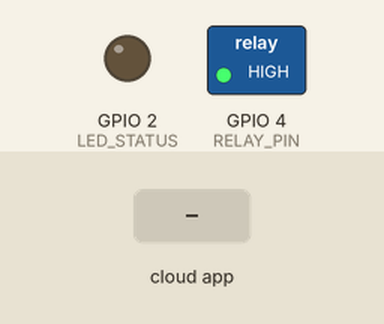
Recording of a sketch running on a simulated ESP32. Shown: switched loads named in the sketch (green lamp = pin HIGH), output pins drawn as LEDs (lit = HIGH). The test bench sets the inputs (shaded band). WiFi joins after 1.5 s; servers stay silent unless stated; no MQTT or app messages arrive unless stated; what the sketch prints to the serial monitor is not drawn.

Above: at 3.2 s.
3.3 s: the phone or cloud app sets bulb-control to ON
At 3.7 s:
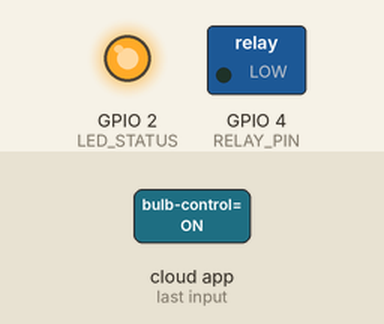
6.3 s: the phone or cloud app sets bulb-control to OFF
At 6.8 s:
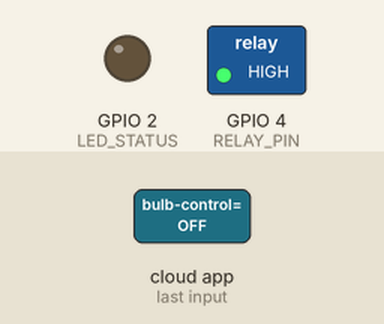
Timing chart, 0 to 9.3 s (numbered marks = the images above; inputs shaded):
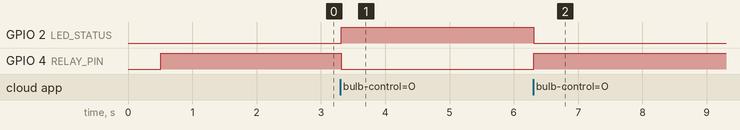

The sketch:

Task_03_IFTTT_Voice_Automation.ino
```cpp
/*
 * ======================================================================================
 * Task 03: IFTTT Voice Automation & Cloud Webhook Integration
 * Project: IoT & Embedded Systems Lab Manual
 * Author: Sai Sanjay R
 * Hardware: ESP32 DevKit V1, 5V Optocoupled Relay Module, AC Lamp
 * Description: Integrates Google Assistant voice triggers via IFTTT and Adafruit IO MQTT.
 * ======================================================================================
 */

#include <WiFi.h>
#include <WiFiClient.h>
#include "Adafruit_MQTT.h"
#include "Adafruit_MQTT_Client.h"

// Wi-Fi Configuration
#define WIFI_SSID       "YOUR_WIFI_SSID"
#define WIFI_PASS       "YOUR_WIFI_PASSWORD"

// Adafruit IO Broker Credentials
#define AIO_SERVER      "io.adafruit.com"
#define AIO_SERVERPORT  1883
#define AIO_USERNAME    "Sai__0077"
#define AIO_KEY         "YOUR_ADAFRUIT_AIO_KEY"

// Hardware Pin Assignment
const int RELAY_PIN = 4;
const int LED_STATUS = 2;

// Active-LOW relay logic definitions
#define RELAY_ACTIVE    LOW
#define RELAY_INACTIVE  HIGH

WiFiClient client;
Adafruit_MQTT_Client mqtt(&client, AIO_SERVER, AIO_SERVERPORT, AIO_USERNAME, AIO_KEY);

// MQTT Subscription to Adafruit IO feed updated by IFTTT Applet
Adafruit_MQTT_Subscribe voiceFeed = Adafruit_MQTT_Subscribe(&mqtt, AIO_USERNAME "/feeds/bulb-control");

void connectWiFi();
void connectMQTT();

void setup() {
  Serial.begin(115200);
  delay(500);

  Serial.println("\n=======================================================");
  Serial.println("  Task 03: IFTTT Voice Automation (Google Assistant)  ");
  Serial.println("=======================================================");

  pinMode(RELAY_PIN, OUTPUT);
  pinMode(LED_STATUS, OUTPUT);
  digitalWrite(RELAY_PIN, RELAY_INACTIVE);
  digitalWrite(LED_STATUS, LOW);

  connectWiFi();

  // Register subscription for incoming voice commands relayed through IFTTT
  mqtt.subscribe(&voiceFeed);

  connectMQTT();
  Serial.println("[READY] Listening for voice commands via IFTTT & Adafruit IO...");
}

void loop() {
  connectMQTT();

  Adafruit_MQTT_Subscribe *subscription;
  while ((subscription = mqtt.readSubscription(4000))) {
    if (subscription == &voiceFeed) {
      char *voiceCommand = (char *)voiceFeed.lastread;
      unsigned long rxTime = millis();

      Serial.println("\n------------------------------------------------");
      Serial.print("[VOICE TRIGGER RECEIVED] Value: ");
      Serial.println(voiceCommand);
      Serial.print("[TIMESTAMP] ESP32 Millis: ");
      Serial.println(rxTime);

      // Normalize string matching
      if (strcasecmp(voiceCommand, "ON") == 0 || strcmp(voiceCommand, "1") == 0) {
        digitalWrite(RELAY_PIN, RELAY_ACTIVE);
        digitalWrite(LED_STATUS, HIGH);
        Serial.println("[STATUS] Voice command parsed -> Lamp Powered ON");
      }
      else if (strcasecmp(voiceCommand, "OFF") == 0 || strcmp(voiceCommand, "0") == 0) {
        digitalWrite(RELAY_PIN, RELAY_INACTIVE);
        digitalWrite(LED_STATUS, LOW);
        Serial.println("[STATUS] Voice command parsed -> Lamp Powered OFF");
      }
      Serial.println("------------------------------------------------\n");
    }
  }

  if (!mqtt.ping()) {
    mqtt.disconnect();
  }
}

void connectWiFi() {
  Serial.print("[WIFI] Connecting to ");
  Serial.println(WIFI_SSID);
  WiFi.mode(WIFI_STA);
  WiFi.begin(WIFI_SSID, WIFI_PASS);

  while (WiFi.status() != WL_CONNECTED) {
    delay(500);
    Serial.print(".");
  }
  Serial.println("\n[WIFI] Connected! IP: " + WiFi.localIP().toString());
}

void connectMQTT() {
  int8_t ret;
  if (mqtt.connected()) return;

  Serial.print("[MQTT] Connecting to Adafruit IO... ");
  uint8_t retries = 3;
  while ((ret = mqtt.connect()) != 0) {
    Serial.println(mqtt.connectErrorString(ret));
    Serial.println("[MQTT] Retrying in 5 seconds...");
    mqtt.disconnect();
    delay(5000);
    retries--;
    if (retries == 0) while (1);
  }
  Serial.println("[MQTT] Connected successfully!");
}
```

Measured:
- after the input at 3.3 s, GPIO 2 (LED_STATUS): LOW → HIGH at once; GPIO 4 (RELAY_PIN): HIGH → LOW at once
- after the input at 6.3 s, GPIO 2 (LED_STATUS): HIGH → LOW at once; GPIO 4 (RELAY_PIN): LOW → HIGH at once
